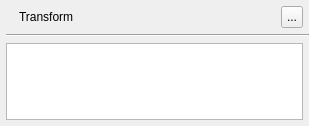
<?xml version="1.0" encoding="UTF-8"?>
<ui version="4.0">
 <class>panel_transform</class>
 <widget class="QWidget" name="panel_transform">
  <property name="geometry">
   <rect>
    <x>0</x>
    <y>0</y>
    <width>309</width>
    <height>126</height>
   </rect>
  </property>
  <property name="sizePolicy">
   <sizepolicy hsizetype="Preferred" vsizetype="Preferred">
    <horstretch>0</horstretch>
    <verstretch>0</verstretch>
   </sizepolicy>
  </property>
  <property name="surfaceRole" stdset="0">
   <string>panel</string>
  </property>
  <layout class="QVBoxLayout" name="layout_transform_root">
   <property name="spacing">
    <number>0</number>
   </property>
   <property name="leftMargin">
    <number>6</number>
   </property>
   <property name="topMargin">
    <number>6</number>
   </property>
   <property name="rightMargin">
    <number>0</number>
   </property>
   <property name="bottomMargin">
    <number>6</number>
   </property>
   <item>
    <widget class="QWidget" name="transform_header" native="true">
     <property name="sizePolicy">
      <sizepolicy hsizetype="Preferred" vsizetype="Fixed">
       <horstretch>0</horstretch>
       <verstretch>0</verstretch>
      </sizepolicy>
     </property>
     <layout class="QHBoxLayout" name="layout_header">
      <property name="spacing">
       <number>6</number>
      </property>
      <property name="leftMargin">
       <number>0</number>
      </property>
      <property name="topMargin">
       <number>0</number>
      </property>
      <property name="rightMargin">
       <number>6</number>
      </property>
      <property name="bottomMargin">
       <number>6</number>
      </property>
      <item>
       <widget class="QLabel" name="label_transform_icon">
        <property name="sizePolicy">
         <sizepolicy hsizetype="Fixed" vsizetype="Fixed">
          <horstretch>0</horstretch>
          <verstretch>0</verstretch>
         </sizepolicy>
        </property>
        <property name="text">
         <string/>
        </property>
        <property name="pixmap">
         <pixmap>../../shared/icons/material/display_settings.svg</pixmap>
        </property>
        <property name="iconName" stdset="0">
         <string>display_settings</string>
        </property>
        <property name="iconSize" stdset="0">
         <number>20</number>
        </property>
       </widget>
      </item>
      <item>
       <widget class="QLabel" name="label_transform_title_2">
        <property name="sizePolicy">
         <sizepolicy hsizetype="Preferred" vsizetype="Fixed">
          <horstretch>0</horstretch>
          <verstretch>0</verstretch>
         </sizepolicy>
        </property>
        <property name="text">
         <string>Transform</string>
        </property>
        <property name="scaledContents">
         <bool>true</bool>
        </property>
        <property name="margin">
         <number>0</number>
        </property>
        <property name="indent">
         <number>0</number>
        </property>
       </widget>
      </item>
      <item>
       <widget class="QToolButton" name="button_transform_options">
        <property name="minimumSize">
         <size>
          <width>22</width>
          <height>22</height>
         </size>
        </property>
        <property name="maximumSize">
         <size>
          <width>22</width>
          <height>22</height>
         </size>
        </property>
        <property name="text">
         <string>...</string>
        </property>
       </widget>
      </item>
     </layout>
    </widget>
   </item>
   <item>
    <widget class="Line" name="line_transform_header">
     <property name="orientation">
      <enum>Qt::Orientation::Horizontal</enum>
     </property>
     <property name="separatorRole" stdset="0">
      <string>inset</string>
     </property>
    </widget>
   </item>
   <item>
    <widget class="QWidget" name="transform_container" native="true">
     <property name="sizePolicy">
      <sizepolicy hsizetype="Expanding" vsizetype="Fixed">
       <horstretch>0</horstretch>
       <verstretch>0</verstretch>
      </sizepolicy>
     </property>
     <property name="minimumSize">
      <size>
       <width>0</width>
       <height>66</height>
      </size>
     </property>
     <property name="surfaceRole" stdset="0">
      <string/>
     </property>
     <layout class="QHBoxLayout" name="horizontalLayout">
      <property name="spacing">
       <number>0</number>
      </property>
      <property name="leftMargin">
       <number>0</number>
      </property>
      <property name="topMargin">
       <number>6</number>
      </property>
      <property name="rightMargin">
       <number>6</number>
      </property>
      <property name="bottomMargin">
       <number>0</number>
      </property>
      <item>
       <widget class="QListWidget" name="list_transform_elements">
        <property name="sizePolicy">
         <sizepolicy hsizetype="Expanding" vsizetype="Fixed">
          <horstretch>0</horstretch>
          <verstretch>0</verstretch>
         </sizepolicy>
        </property>
        <property name="focusPolicy">
         <enum>Qt::FocusPolicy::NoFocus</enum>
        </property>
        <property name="styleSheet">
         <string notr="true">QListWidget::item { margin: 0; padding: 0; }
QListWidget::item:hover, QListWidget::item:selected { background: transparent; border: none; }</string>
        </property>
        <property name="horizontalScrollBarPolicy">
         <enum>Qt::ScrollBarPolicy::ScrollBarAlwaysOff</enum>
        </property>
        <property name="verticalScrollBarPolicy">
         <enum>Qt::ScrollBarPolicy::ScrollBarAlwaysOff</enum>
        </property>
        <property name="alternatingRowColors">
         <bool>true</bool>
        </property>
        <property name="selectionMode">
         <enum>QAbstractItemView::SelectionMode::NoSelection</enum>
        </property>
        <property name="resizeMode">
         <enum>QListView::ResizeMode::Adjust</enum>
        </property>
        <property name="spacing">
         <number>0</number>
        </property>
        <property name="uniformItemSizes">
         <bool>false</bool>
        </property>
       </widget>
      </item>
     </layout>
    </widget>
   </item>
  </layout>
 </widget>
 <resources/>
 <connections/>
</ui>
